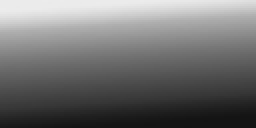
#> input picture pattern.jpg, 128 x 64 px (shown 2 times larger)
$ python mosaic.py
#> lines starting #> are read from the running program, lines starting #| are printed output that depends on the picture
#> in drawMosaic, `image = Image.new("RGB", (width, height), bgcolor)`: image: PIL image 960x480 RGB; every value is 128
### img_convert.py
from PIL import Image


def paste_pos(bg, img):
    # bg, img: (w, h)
    pos = map(lambda x, y: int((x - y) / 2), bg, img)
    pos = list(pos)
    return (pos[0], pos[1])


def fit_pattern(size, pattern="pattern.jpg"):
#> called with size = (64, 32), pattern = 'pattern.jpg'
    bg = Image.new("L", size, 128)
#> bg: PIL image 64x32 L; every value is 128
    with Image.open(pattern) as im:
#> im is the input picture: PIL image 128x64 RGB; min 19, max 236, mean 111.9
        im = im.convert("L")
#> im: PIL image 128x64 L
        im.thumbnail(bg.size)
#> im: PIL image 64x32 L
        bg.paste(im, paste_pos(bg.size, im.size))
        return bg.load()

# fit_pattern((128, 256)).show()

### mosaic.py
from PIL import Image, ImageDraw
from random import random
from img_convert import fit_pattern
import math

# need pillow

bgcolor = (128, 128, 128)
outline_color = (215, 255, 255)
# outline_color = None  # no outline

colors = [
    (186, 227, 255),
    (128, 172, 255),
    (68, 120, 207),
    (0, 84, 166),
    (0, 61, 138),
]


def average_dist():
    l = len(colors)
    arr = list(map(lambda x: x / l, range(l)))
    arr.reverse()
    return arr


def random_color(split):
    rdm = random()
    for i in range(len(split)):
        if rdm > split[i]:
            return colors[i]


def dis_by_gray(g):
    split = []
    # g: [0, 255]
    if g < 128:
        split.append(-0.4 * g + 255)
        split.append(-0.8 * g + 255)
        split.append(-1 * g + 229.5)
        split.append(-0.5 * g + 114.75)
    else:
        split.append(-0.5 * g + 267.75)
        split.append(-1 * g + 280.5)
        split.append(-0.8 * g + 204)
        split.append(-0.4 * g + 102)

    split.append(0)
    return list(map(lambda x: x / 255, split))


def drawMosaic(width_n, height_n, pattern_path="pattern.jpg", pixel=15):
    # width_num/height_num: grid number per row/col
    # pixel: size of one grid (px)

    width = width_n * pixel
    height = height_n * pixel

    image = Image.new("RGB", (width, height), bgcolor)
    draw = ImageDraw.Draw(image)
    pattern = fit_pattern((width_n, height_n), pattern_path)

    # start from (0, 0) => left-top point
    aver = average_dist()
    for h in range(height_n):
        hp = h * pixel
        for w in range(width_n):
            # print(pattern[w, h], dis_by_gray(pattern[w, h]))
            wp = w * pixel
            color = random_color(dis_by_gray(pattern[w, h]))
            draw.rectangle([wp, hp, wp + pixel, hp + pixel],
                           color, outline_color)

    return image


# show(): preview image
# drawMosaic(64, 32, "grad.jpg").show()
drawMosaic(64, 32).save("mosaic.png")
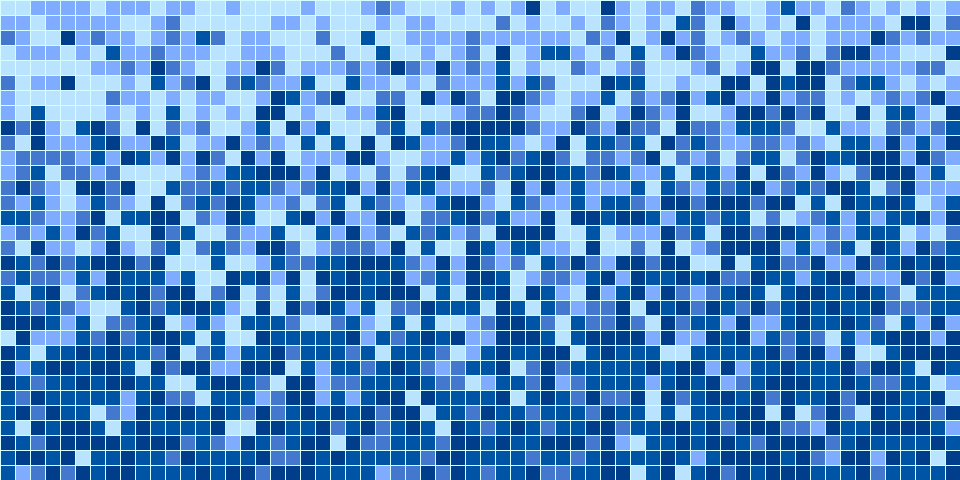
#> saved as mosaic.png: PIL image 960x480 RGB; mean R, G, B 87.7, 143.5, 206.2
